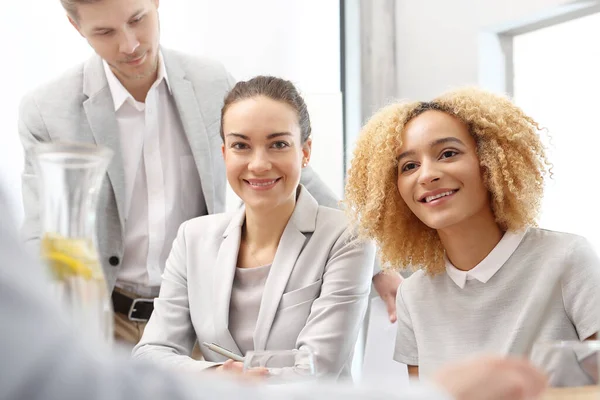
#> input picture image5.jpg, 600 x 400 px
$ python Chapter_13.py
#> lines starting #> are read from the running program, lines starting #| are printed output that depends on the picture; after the words box and inside, x2 and y2 are one past the last pixel; in counts of white or black regions, pixels touching at a corner belong together
# Basic functions or manipulation in open cv

import cv2 as cv
import numpy as np

img=cv.imread('image5.jpg')
#> img is the input picture: shape (400, 600, 3); mean B, G, R 188.7, 196.5, 208.3

# Resize
resized_img= cv.resize(img, (450, 250))
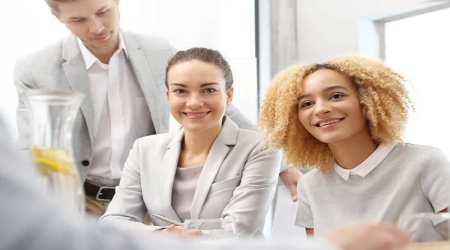
#> resized_img: shape (250, 450, 3); mean B, G, R 188.6, 196.4, 208.3

# Gray
gray_img= cv.cvtColor(img, cv.COLOR_BGR2GRAY)
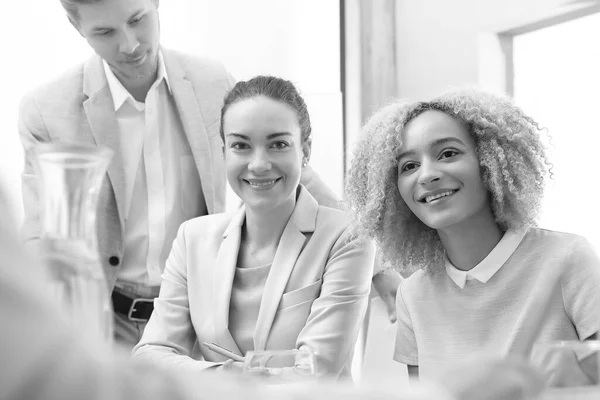
#> gray_img: shape (400, 600); min 7, max 255, mean 199.1

# Blurred image
blurred_img= cv.GaussianBlur(img, (23, 23), 0)
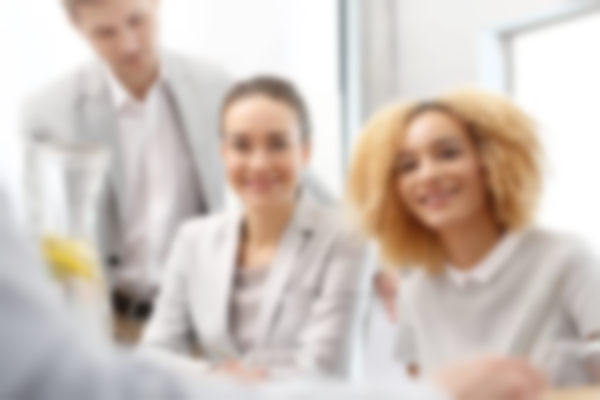
#> blurred_img: shape (400, 600, 3); mean B, G, R 188.7, 196.5, 208.3

# Edge detection
edge_img= cv.Canny(img, 53,53)
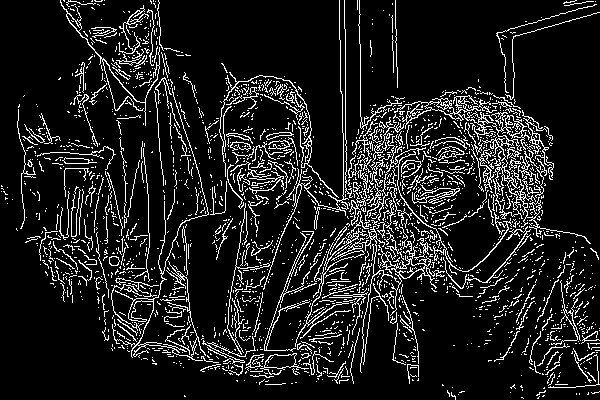
#> edge_img: shape (400, 600); 11.8% white in thin lines or dots

# Thickness of lines
mat_kernel= np.ones((3,3), np.uint8)
dilated_img= cv.dilate(edge_img, (mat_kernel), iterations=1)
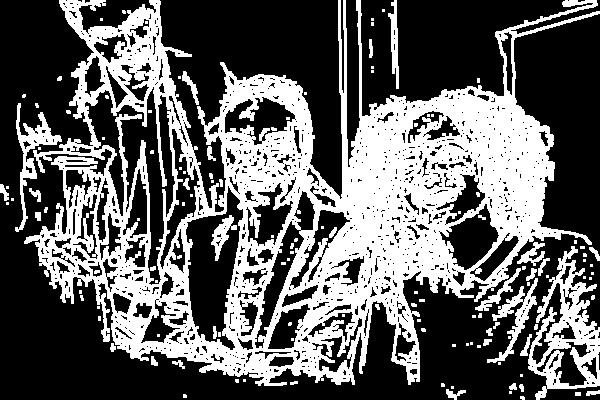
#> dilated_img: shape (400, 600); 38% white; 128 white regions (85 under 20 px), largest, box (x1, y1, x2, y2) and area: (24, 0, 600, 386) 80143, (528, 246, 600, 400) 4338, (15, 103, 62, 232) 1297

# Make thinner outline
ero_img= cv.erode(dilated_img, mat_kernel, iterations=1)
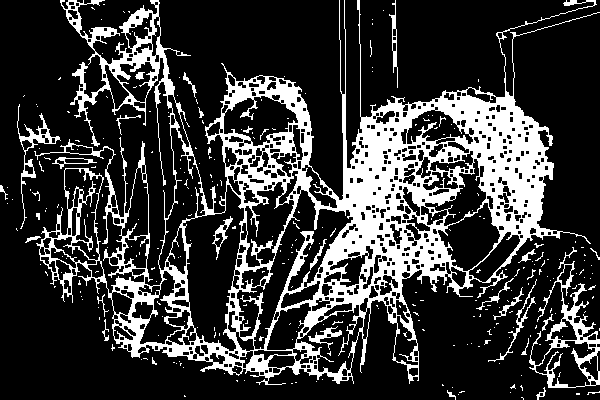
#> ero_img: shape (400, 600); 22.2% white; 292 white regions (263 under 20 px), largest, box (x1, y1, x2, y2) and area: (34, 0, 600, 385) 47675, (529, 247, 600, 388) 1968, (17, 104, 61, 229) 622

# Cropping we will use numpy library not openCV
print("This size of our image is:", img.shape)
#| This size of our image is: (400, 600, 3)
cropped_img=img[0:600, 0:600]

# [8 lines of commented-out code are left out]
cv.imshow("Cropped", cropped_img)

cv.waitKey(0)
cv.destroyAllWindows()

$ run again, with image01.jpg copied over image5.jpg
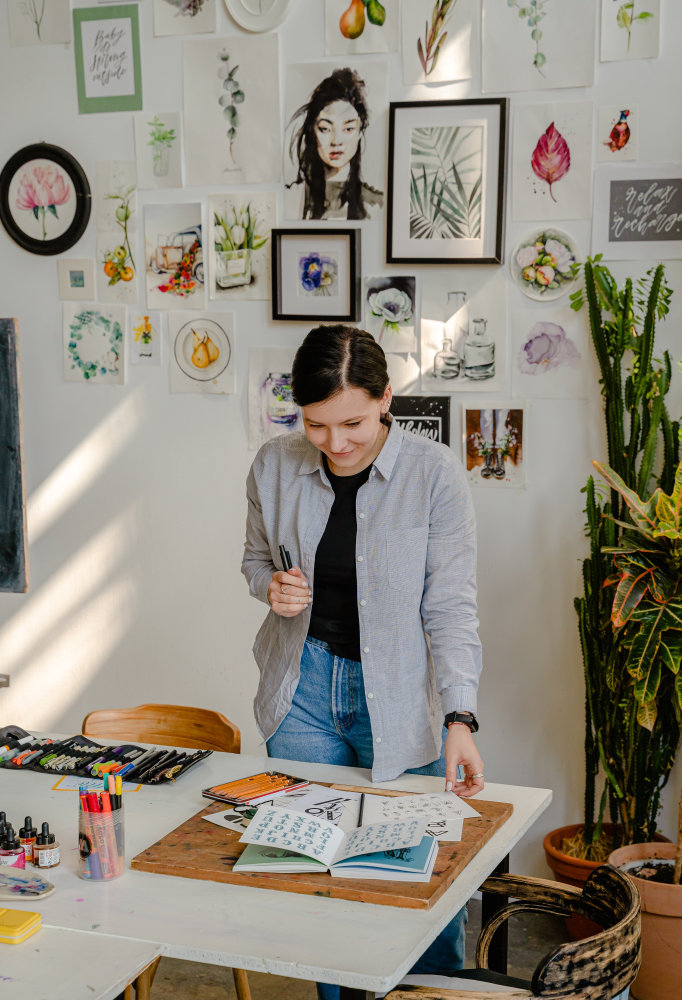
#> input picture image01.jpg, 2726 x 4000 px (shown at 1/4 size)
#> img is the input picture: shape (4000, 2726, 3); mean B, G, R 126.7, 138.4, 144.1
#> `edge_img= cv.Canny(img, 53,53)`:
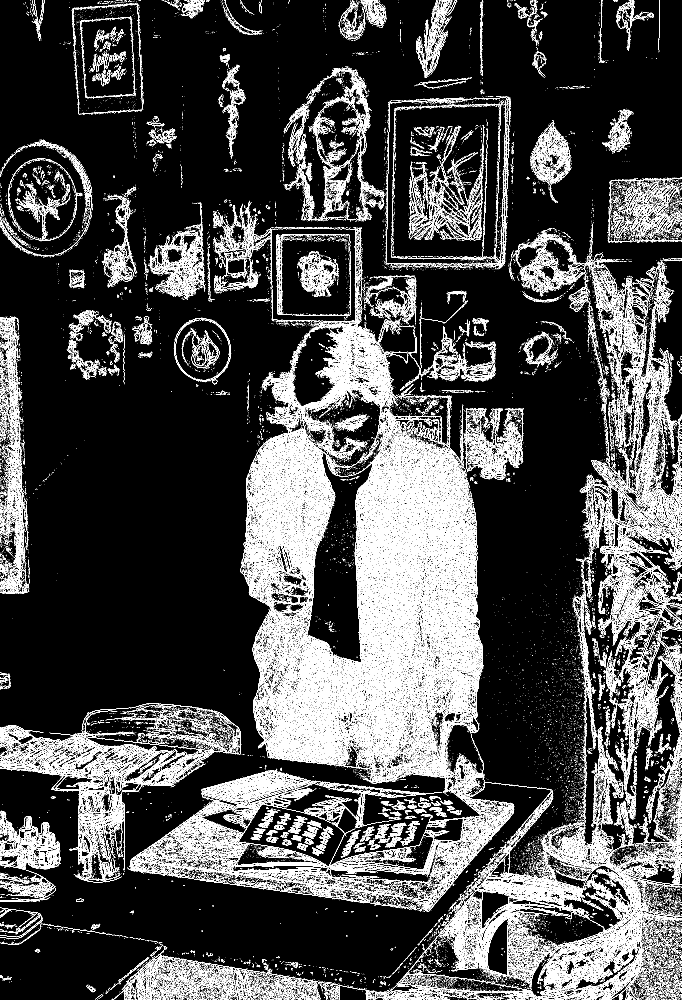
#> edge_img: shape (4000, 2726) (shown at 1/4 size); 10% white in thin lines or dots
#> dilated_img: shape (4000, 2726); 32.9% white; 6635 white regions (4493 under 20 px), largest, box (x1, y1, x2, y2) and area: (445, 802, 2726, 4000) 2460987, (0, 2812, 966, 3531) 189174, (1133, 269, 2044, 1082) 117890
#> ero_img: shape (4000, 2726); 21.1% white; 16914 white regions (15662 under 20 px), largest, box (x1, y1, x2, y2) and area: (446, 803, 2726, 4000) 1627582, (0, 2813, 964, 3530) 106107, (0, 1266, 117, 2376) 43919
#| This size of our image is: (4000, 2726, 3)
#> `cropped_img=img[0:600, 0:600]`:
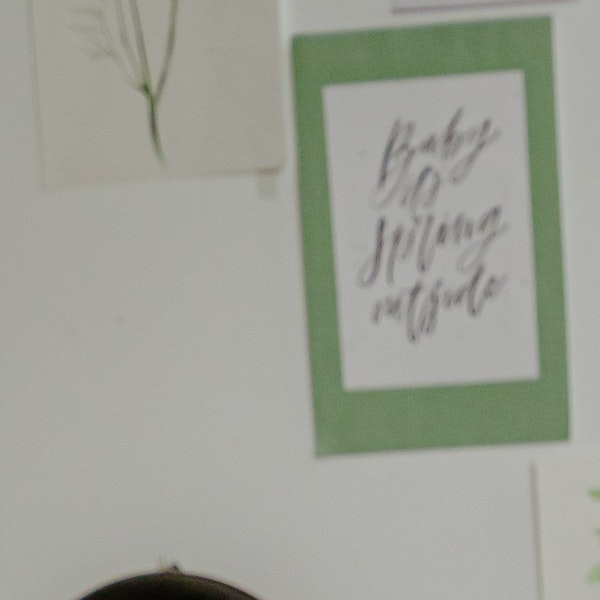
#> cropped_img: shape (600, 600, 3); mean B, G, R 150.8, 160.8, 158

$ run again, with image4.jpg copied over image5.jpg
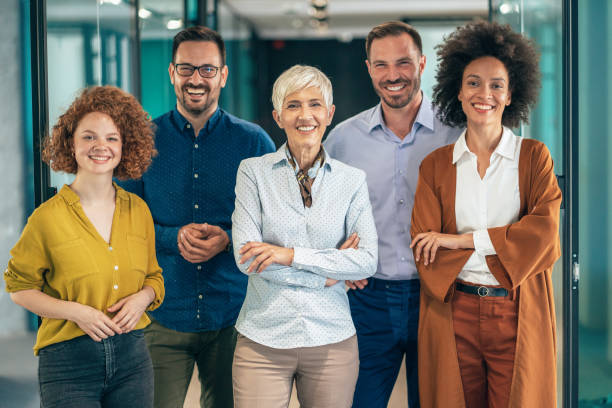
#> input picture image4.jpg, 612 x 408 px
#> img is the input picture: shape (408, 612, 3); mean B, G, R 108.7, 118.2, 117.1
#> `edge_img= cv.Canny(img, 53,53)`:
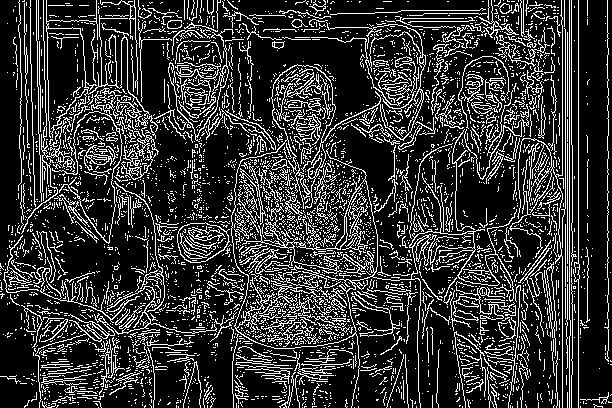
#> edge_img: shape (408, 612); 20.2% white in thin lines or dots
#> dilated_img: shape (408, 612); 63.7% white; 2062 black regions (1791 under 20 px), largest, box (x1, y1, x2, y2) and area: (580, 0, 612, 398) 9359, (249, 34, 379, 129) 5227, (29, 208, 153, 303) 4439
#> ero_img: shape (408, 612); 41% white; 368 white regions (344 under 20 px), largest, box (x1, y1, x2, y2) and area: (0, 0, 612, 408) 99940, (604, 0, 612, 365) 482, (167, 191, 177, 204) 72
#| This size of our image is: (408, 612, 3)
#> `cropped_img=img[0:600, 0:600]`:
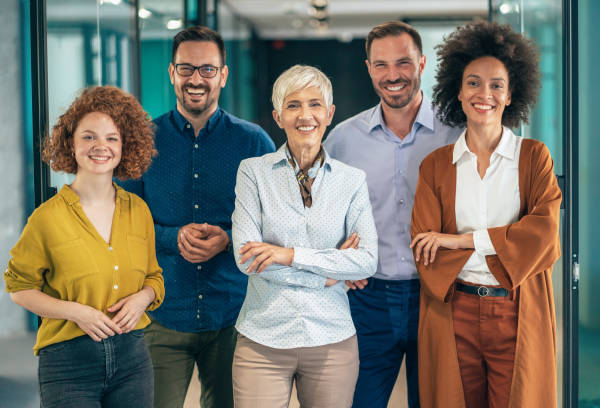
#> cropped_img: shape (408, 600, 3); mean B, G, R 108.4, 118.2, 118.1

$ run again, with faces.jpg copied over image5.jpg
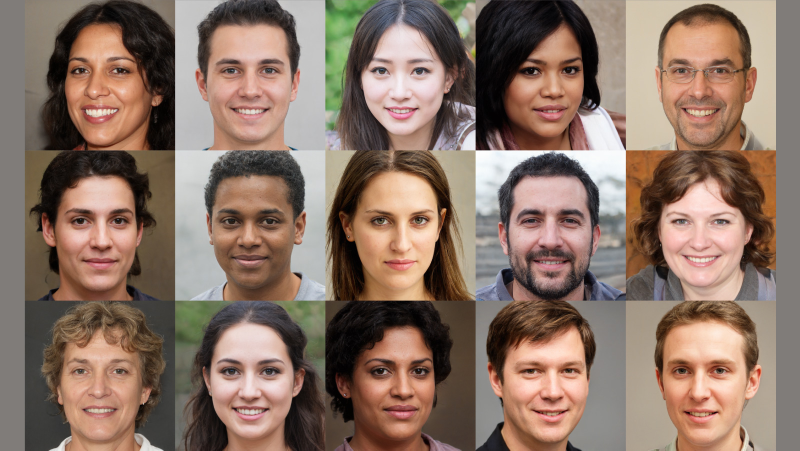
#> input picture faces.jpg, 1600 x 901 px (shown at 1/2 size)
#> img is the input picture: shape (901, 1600, 3); mean B, G, R 102, 115.5, 138.9
#> `edge_img= cv.Canny(img, 53,53)`:
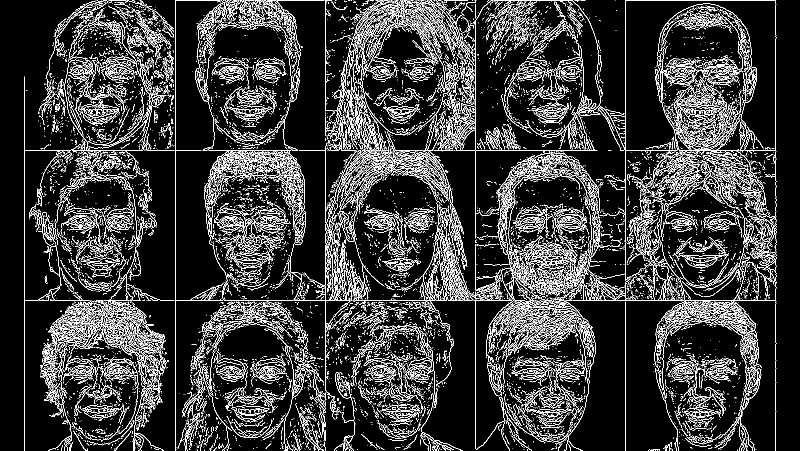
#> edge_img: shape (901, 1600) (shown at 1/2 size); 13.5% white in thin lines or dots
#> dilated_img: shape (901, 1600); 44.4% white; 953 white regions (649 under 20 px), largest, box (x1, y1, x2, y2) and area: (48, 0, 1554, 901) 600248, (422, 111, 576, 255) 10175, (1344, 472, 1459, 538) 3569
#> ero_img: shape (901, 1600); 26.4% white; 2468 white regions (2316 under 20 px), largest, box (x1, y1, x2, y2) and area: (49, 0, 1553, 901) 346653, (423, 117, 553, 254) 4333, (725, 409, 842, 556) 3596
#| This size of our image is: (901, 1600, 3)
#> `cropped_img=img[0:600, 0:600]`:
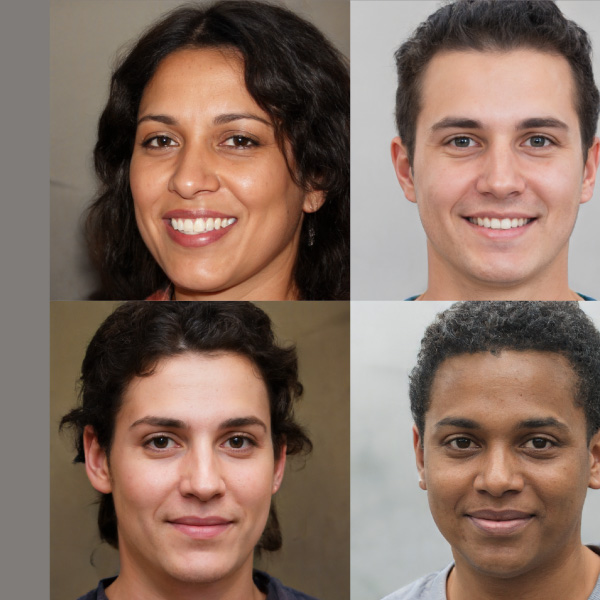
#> cropped_img: shape (600, 600, 3); mean B, G, R 97.4, 110.1, 133.9
